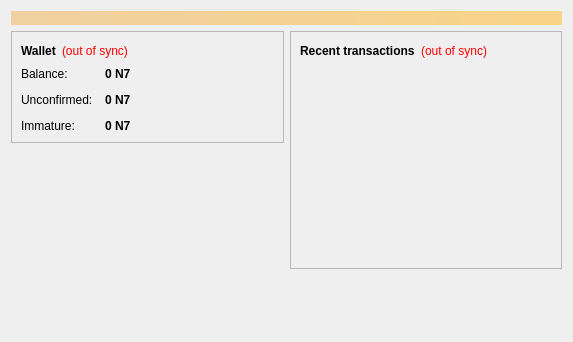
<?xml version="1.0" encoding="UTF-8"?>
<ui version="4.0">
 <class>OverviewPage</class>
 <widget class="QWidget" name="OverviewPage">
  <property name="geometry">
   <rect>
    <x>0</x>
    <y>0</y>
    <width>573</width>
    <height>342</height>
   </rect>
  </property>
  <property name="windowTitle">
   <string>Form</string>
  </property>
  <layout class="QVBoxLayout" name="topLayout">
   <item>
    <widget class="QLabel" name="labelAlerts">
     <property name="visible">
      <bool>false</bool>
     </property>
     <property name="styleSheet">
      <string notr="true">background-color: qlineargradient(x1: 0, y1: 0, x2: 1, y2: 0, stop:0 #F0D0A0, stop:1 #F8D488); color:#000000;</string>
     </property>
     <property name="wordWrap">
      <bool>true</bool>
     </property>
     <property name="margin">
      <number>3</number>
     </property>
    </widget>
   </item>
   <item>
    <layout class="QHBoxLayout" name="horizontalLayout" stretch="1,1">
     <item>
      <layout class="QVBoxLayout" name="verticalLayout_2">
       <item>
        <widget class="QFrame" name="frame">
         <property name="frameShape">
          <enum>QFrame::StyledPanel</enum>
         </property>
         <property name="frameShadow">
          <enum>QFrame::Raised</enum>
         </property>
         <layout class="QVBoxLayout" name="verticalLayout_4">
          <item>
           <layout class="QHBoxLayout" name="horizontalLayout_4">
            <item>
             <widget class="QLabel" name="label_5">
              <property name="font">
               <font>
                <weight>75</weight>
                <bold>true</bold>
               </font>
              </property>
              <property name="text">
               <string>Wallet</string>
              </property>
             </widget>
            </item>
            <item>
             <widget class="QLabel" name="labelWalletStatus">
              <property name="toolTip">
               <string>The displayed information may be out of date. Your wallet automatically synchronizes with the Number7 network after a connection is established, but this process has not completed yet.</string>
              </property>
              <property name="styleSheet">
               <string notr="true">QLabel { color: red; }</string>
              </property>
              <property name="text">
               <string notr="true">(out of sync)</string>
              </property>
              <property name="alignment">
               <set>Qt::AlignLeading|Qt::AlignLeft|Qt::AlignVCenter</set>
              </property>
             </widget>
            </item>
            <item>
             <spacer name="horizontalSpacer_2">
              <property name="orientation">
               <enum>Qt::Horizontal</enum>
              </property>
              <property name="sizeHint" stdset="0">
               <size>
                <width>40</width>
                <height>20</height>
               </size>
              </property>
             </spacer>
            </item>
           </layout>
          </item>
          <item>
           <layout class="QFormLayout" name="formLayout_2">
            <property name="fieldGrowthPolicy">
             <enum>QFormLayout::AllNonFixedFieldsGrow</enum>
            </property>
            <property name="horizontalSpacing">
             <number>12</number>
            </property>
            <property name="verticalSpacing">
             <number>12</number>
            </property>
            <item row="0" column="0">
             <widget class="QLabel" name="label">
              <property name="text">
               <string>Balance:</string>
              </property>
             </widget>
            </item>
            <item row="0" column="1">
             <widget class="QLabel" name="labelBalance">
              <property name="font">
               <font>
                <weight>75</weight>
                <bold>true</bold>
               </font>
              </property>
              <property name="cursor">
               <cursorShape>IBeamCursor</cursorShape>
              </property>
              <property name="toolTip">
               <string>Your current balance</string>
              </property>
              <property name="text">
               <string notr="true">0 N7</string>
              </property>
              <property name="textInteractionFlags">
               <set>Qt::LinksAccessibleByMouse|Qt::TextSelectableByKeyboard|Qt::TextSelectableByMouse</set>
              </property>
             </widget>
            </item>
            <item row="1" column="0">
             <widget class="QLabel" name="label_3">
              <property name="text">
               <string>Unconfirmed:</string>
              </property>
             </widget>
            </item>
            <item row="1" column="1">
             <widget class="QLabel" name="labelUnconfirmed">
              <property name="font">
               <font>
                <weight>75</weight>
                <bold>true</bold>
               </font>
              </property>
              <property name="cursor">
               <cursorShape>IBeamCursor</cursorShape>
              </property>
              <property name="toolTip">
               <string>Total of transactions that have yet to be confirmed, and do not yet count toward the current balance</string>
              </property>
              <property name="text">
               <string notr="true">0 N7</string>
              </property>
              <property name="textInteractionFlags">
               <set>Qt::LinksAccessibleByMouse|Qt::TextSelectableByKeyboard|Qt::TextSelectableByMouse</set>
              </property>
             </widget>
            </item>
            <item row="2" column="0">
             <widget class="QLabel" name="labelImmatureText">
              <property name="text">
               <string>Immature:</string>
              </property>
             </widget>
            </item>
            <item row="2" column="1">
             <widget class="QLabel" name="labelImmature">
              <property name="font">
               <font>
                <weight>75</weight>
                <bold>true</bold>
               </font>
              </property>
              <property name="toolTip">
               <string>Mined balance that has not yet matured</string>
              </property>
              <property name="text">
               <string notr="true">0 N7</string>
              </property>
              <property name="textInteractionFlags">
               <set>Qt::LinksAccessibleByMouse|Qt::TextSelectableByKeyboard|Qt::TextSelectableByMouse</set>
              </property>
             </widget>
            </item>
           </layout>
          </item>
         </layout>
        </widget>
       </item>
       <item>
        <spacer name="verticalSpacer">
         <property name="orientation">
          <enum>Qt::Vertical</enum>
         </property>
         <property name="sizeHint" stdset="0">
          <size>
           <width>20</width>
           <height>40</height>
          </size>
         </property>
        </spacer>
       </item>
      </layout>
     </item>
     <item>
      <layout class="QVBoxLayout" name="verticalLayout_3">
       <item>
        <widget class="QFrame" name="frame_2">
         <property name="frameShape">
          <enum>QFrame::StyledPanel</enum>
         </property>
         <property name="frameShadow">
          <enum>QFrame::Raised</enum>
         </property>
         <layout class="QVBoxLayout" name="verticalLayout">
          <item>
           <layout class="QHBoxLayout" name="horizontalLayout_2">
            <item>
             <widget class="QLabel" name="label_4">
              <property name="text">
               <string>&lt;b&gt;Recent transactions&lt;/b&gt;</string>
              </property>
             </widget>
            </item>
            <item>
             <widget class="QLabel" name="labelTransactionsStatus">
              <property name="toolTip">
               <string>The displayed information may be out of date. Your wallet automatically synchronizes with the Number7 network after a connection is established, but this process has not completed yet.</string>
              </property>
              <property name="styleSheet">
               <string notr="true">QLabel { color: red; }</string>
              </property>
              <property name="text">
               <string notr="true">(out of sync)</string>
              </property>
              <property name="alignment">
               <set>Qt::AlignRight|Qt::AlignTrailing|Qt::AlignVCenter</set>
              </property>
             </widget>
            </item>
            <item>
             <spacer name="horizontalSpacer">
              <property name="orientation">
               <enum>Qt::Horizontal</enum>
              </property>
              <property name="sizeHint" stdset="0">
               <size>
                <width>40</width>
                <height>20</height>
               </size>
              </property>
             </spacer>
            </item>
           </layout>
          </item>
          <item>
           <widget class="QListView" name="listTransactions">
            <property name="styleSheet">
             <string notr="true">QListView { background: transparent; }</string>
            </property>
            <property name="frameShape">
             <enum>QFrame::NoFrame</enum>
            </property>
            <property name="verticalScrollBarPolicy">
             <enum>Qt::ScrollBarAlwaysOff</enum>
            </property>
            <property name="horizontalScrollBarPolicy">
             <enum>Qt::ScrollBarAlwaysOff</enum>
            </property>
            <property name="selectionMode">
             <enum>QAbstractItemView::NoSelection</enum>
            </property>
           </widget>
          </item>
         </layout>
        </widget>
       </item>
       <item>
        <spacer name="verticalSpacer_2">
         <property name="orientation">
          <enum>Qt::Vertical</enum>
         </property>
         <property name="sizeHint" stdset="0">
          <size>
           <width>20</width>
           <height>40</height>
          </size>
         </property>
        </spacer>
       </item>
      </layout>
     </item>
    </layout>
   </item>
  </layout>
 </widget>
 <resources/>
 <connections/>
</ui>
